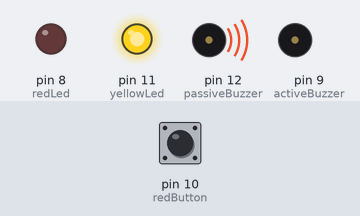
The sketch below on a simulated Arduino Uno, built with avr-gcc and run on an emulated ATmega328P. Parts: output pins drawn as LEDs (lit = HIGH), buzzer (waves = sounding, pin HIGH). The inputs (shaded band) are chosen by the test bench; at power-on: pin 10 (redButton) HIGH.

Above: at 0.73 s.
At 1.26 s:
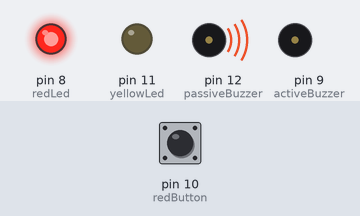
1.8 s: pin 10 (redButton) pulled LOW for 3.2 s
At 4.7 s:
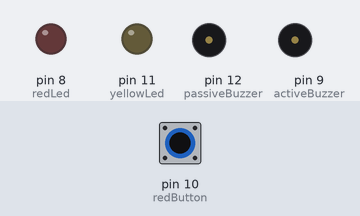
Timing chart, 0 to 9.9 s (numbered marks = the images above; inputs shaded):
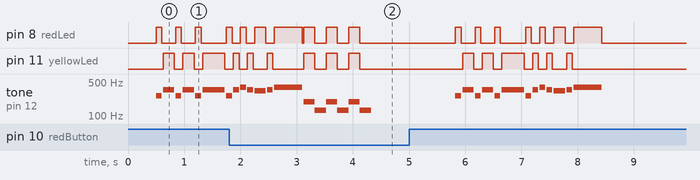

Measured:
- by itself, tone on pin 12 (passiveBuzzer): plays 349 Hz for 0.10 s, 392 Hz for 0.10 s, 349 Hz for 0.10 s, 330 Hz for 0.20 s, 349 Hz for 0.10 s, 392 Hz for 0.50 s … (25 notes in this stretch)

The sketch:

Programming_v13.ino
```cpp
#define NOTE_C4 262
#define NOTE_E4 330
#define NOTE_F4 349
#define NOTE_G4 392
#define NOTE_C5 523

#define NOTE_C3 131
#define NOTE_G3 196

int redLed = 8;
int activeBuzzer = 9;
int redButton = 10;
int yellowLed = 11;
int passiveBuzzer = 12;

int redButtonState  = 1; //안눌렸을때 1


void setup() {

  // led OUTPUT 셋업
  pinMode(redLed,OUTPUT);
  pinMode(yellowLed,OUTPUT);

  // piezoPin OUTPUT 셋업
  pinMode(activeBuzzer,OUTPUT);
  pinMode(passiveBuzzer,OUTPUT);

  // button INPUT_PULLUP 셋업
  pinMode(redButton,INPUT_PULLUP);

  delay(500);

}

/////////////////////////////////////////////////////////////////////////////////

void playStartMelody(){
  int startMelody[] = {NOTE_C4, NOTE_F4, NOTE_C4, NOTE_F4, NOTE_C4, NOTE_F4,
                       NOTE_C4, NOTE_F4, NOTE_G4, NOTE_F4, NOTE_E4, NOTE_F4, NOTE_G4};
  int startDuration[] = {100,   200,     100,     200,     100,      400,
                         100,   100,     100,     100,      200,     100,    500};

  for(int i=0; i<13; i++){
    if(i%2 == 0 ){
      digitalWrite(redLed,HIGH);
    }
    if(i%2 == 1){
      digitalWrite(yellowLed,HIGH);
    }

    playTone(startMelody[i],startDuration[i]);
    ledOff();
    delay(25);
  }
}

void ledOff(){
  digitalWrite(redLed,LOW);
  digitalWrite(yellowLed,LOW);
}
void ledOn(){
  digitalWrite(redLed,HIGH);
  digitalWrite(yellowLed,HIGH);
}
void playTone( int frequency , int duration){
  tone(passiveBuzzer, frequency, duration);
  delay(duration);
}

void pushButton(){
  int beeps[] = {NOTE_G3, NOTE_C3};
  int duration = 200;

  for(int i=0; i<3; i++){
    ledOn();
    playTone(beeps[0],duration);
    ledOff();
    playTone(beeps[1],duration);
  }
  delay(500);
}

void loop() {
  playStartMelody();

  int buttonState = 1;

  while(buttonState == 1) {
      redButtonState = digitalRead(redButton);
      if(redButtonState == 0) {
          pushButton();
          delay(1000);
          buttonState = 0;
      }
  }

}
```
